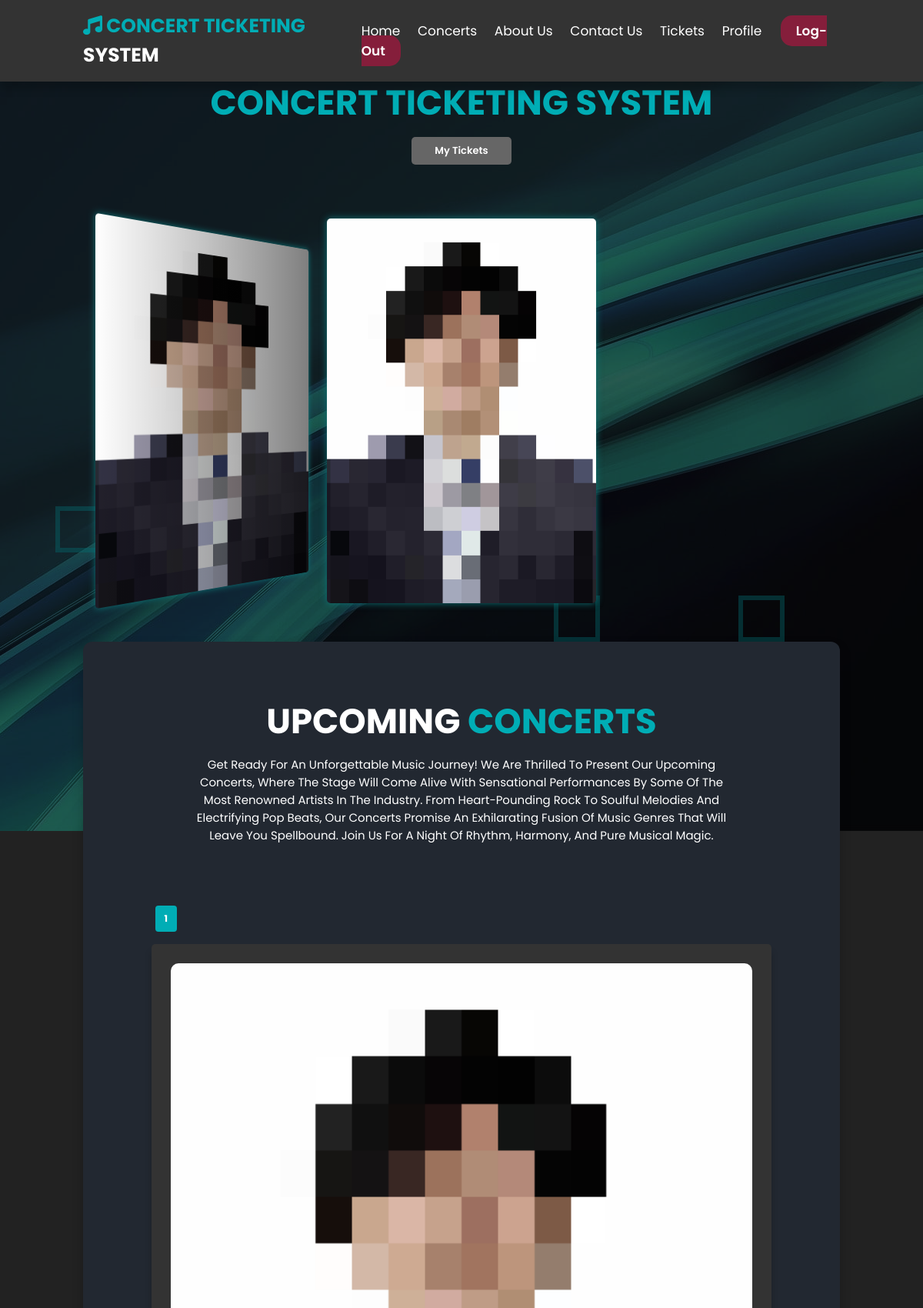
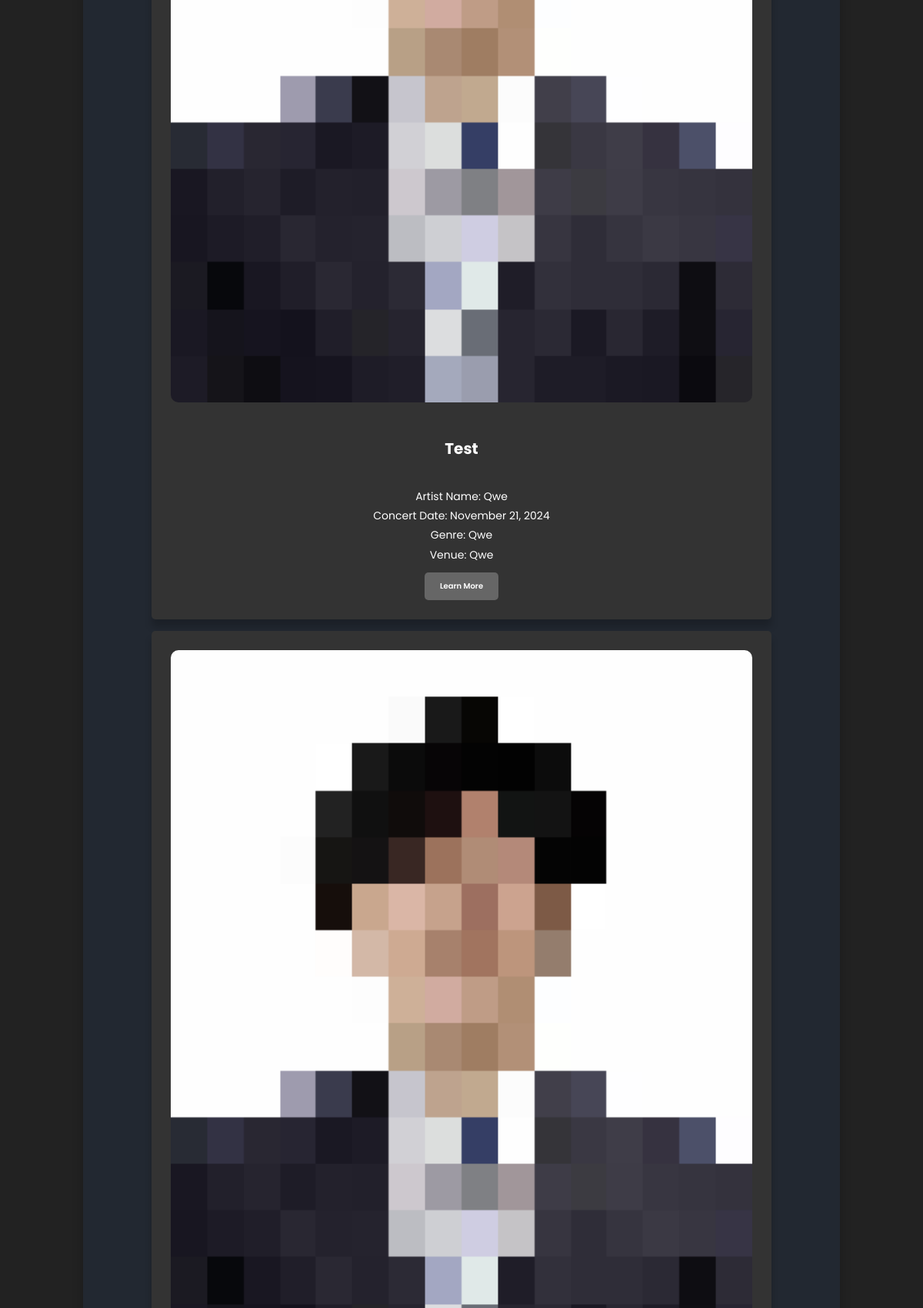
The app's page /home.php (upper part) with its own data (2 pictures, top to bottom).
### tables this page shows
CREATE TABLE IF NOT EXISTS `tblconcert` (
  `concert_id` int NOT NULL AUTO_INCREMENT,
  `concert_name` varchar(100) NOT NULL,
  `concert_date` date NOT NULL,
  `concert_time` time NOT NULL,
  `concert_artist` varchar(50) NOT NULL,
  `concert_desc` text NOT NULL,
  `concert_genre` varchar(20) NOT NULL,
  `concert_venue` varchar(100) NOT NULL,
  `ub_price` decimal(10,2) NOT NULL,
  `lb_price` decimal(10,2) NOT NULL,
  `vip_price` decimal(10,2) NOT NULL,
  `genad_price` decimal(10,2) NOT NULL,
  `concert_contact` varchar(250) NOT NULL,
  `image` varchar(255) NOT NULL,
  PRIMARY KEY (`concert_id`)
);

### home.php (the view, shortened to what this page needs)
<?php
include 'config.php';
$itemsPerPage = 3;
$page = isset($_GET['page']) ? intval($_GET['page']) : 1;
$offset = ($page - 1) * $itemsPerPage;
$sql = "SELECT * FROM tblconcert LIMIT $offset, $itemsPerPage";
$all_concert = $conn->query($sql);
$totalConcerts = $conn->query("SELECT COUNT(*) FROM tblconcert")->fetch_row()[0];
$totalPages = ceil($totalConcerts / $itemsPerPage);
?>
<!DOCTYPE html>
<html lang="en">
<head>
    <link rel="stylesheet" href="https://cdn.jsdelivr.net/npm/swiper@11/swiper-bundle.min.css" />
    <link rel="stylesheet" href="css/homepage.css">
    <link rel="stylesheet" href="https://cdnjs.cloudflare.com/ajax/libs/font-awesome/6.4.2/css/all.min.css">
</head>
<body>
    <header class="header" style="box-shadow:0 10px 10px rgba(0,0,0,.2);">
        <a href="home.php" class="logo">
            <i class="fas fa-music" style="color: #00ADB5;"></i>
            <span style="color:#00ADB5;">CONCERT TICKETING</span> SYSTEM</a>
        <nav class="navbar">
            <a href="#home"></i>Home</a>
            <a href="#concerts">Concerts</a>
            <a href="#about">About Us</a>
            <a href="#contact">Contact Us</a>
            <a href="ticketshistory.php">Tickets</a>
            <a href="update_profile.php"></i> Profile </a>
            <a href="login.php?logout=1 " class="logout">Log-Out</a>
        </nav>
    </header>
    <section class="home" id="home">
        <div class="wrapper">
            <div class="box">
                <div></div>
                <div></div>
                <div></div>
            </div>
        </div>
        <div class="content">
            <h3><span> CONCERT TICKETING SYSTEM</span></h3>
            <a href="ticketshistory.php" class="btn">My Tickets</a>
        </div>
        <div class="swiper mySwiper">
            <div class="swiper-wrapper">
                <?php
                $concerts = $conn->query("SELECT * FROM tblconcert");
                while ($concert = $concerts->fetch_assoc()) {
                    echo '<div class="swiper-slide">';
                    echo '<img src="adminside/uploaded_img/' . $concert["image"] . '" alt="' . $concert["concert_name"] . '">';
                    echo '</div>';
                }
                ?>
            </div>
        </div>
        <section class="con" id="concerts">
            <div class="content2">
                <h3>Upcoming <span>Concerts</span></h3>
                <p class="intro"> Get ready for an unforgettable music journey! We are thrilled to present our upcoming
                    concerts, where the stage will come alive with sensational performances by some of the most renowned
                    artists
                    in the industry. From heart-pounding rock to soulful melodies and electrifying pop beats, our
                    concerts promise
                    an exhilarating fusion of music genres that will leave you spellbound. Join us for a night of
                    rhythm, harmony,
                    and pure musical magic.</p>
            </div>
            <?php
            $startPage = max(1, $page - 2);
            $endPage = min($totalPages, $startPage + 4);
            if ($endPage - $startPage + 1 < 5) {
                $startPage = max(1, $endPage - 4);
            }
            ?>
            <div class="pagination">
                <?php for ($i = $startPage; $i <= $endPage; $i++): ?>
                    <a href="?page=<?php echo $i; ?>" <?php if ($i == $page)
                           echo 'class="active"'; ?>>
                        <?php echo $i; ?>
                    </a>
                <?php endfor; ?>
            </div>
            <br>
            <?php
            while ($row = $all_concert->fetch_assoc()) {
                $concertId = $row["concert_id"];
                $url = 'concert.php?concert_id=' . urlencode($concertId);
                ?>
                <div class="container">
                    <div class="card">
                        <div class="imgBx">
                            <a href="#">
                                <?php echo '<img src="adminside/uploaded_img/' . $row["image"] . '">'; ?>
                                <h2><br>
                                    <?php echo $row["concert_name"]; ?>
                                </h2>
                                <div class="desc">
                                    <p><br>Artist Name:
                                        <?php echo $row["concert_artist"]; ?><br>
                                        Concert Date:
                                        <?php echo date('F j, Y', strtotime($row['concert_date'])); ?><br>
                                        Genre:
                                        <?php echo $row["concert_genre"]; ?> <br>
                                        Venue:
                                        <?php echo $row["concert_venue"]; ?>
                                    </p>
                                </div>
                                <div class="button-container">
                                    <a class="button" href="<?php echo $url; ?>">Learn More</a>
                                </div>
                        </div>
                    </div>
                    <?php
            }
            ?>
            </div>
        </section>
    </section>
</body>

### css/homepage.css (style rules this page uses)
:root { --main-color: #00adb5; }
* { font-family: 'Poppins', sans-serif; margin: 0; padding: 0; box-sizing: border-box; outline: none; border: none; text-decoration: none; text-transform: capitalize; transition: 0.2s linear; }
html { font-size: 62.5%; overflow-x: hidden; scroll-padding-top: 7rem; scroll-behavior: smooth; }
section { padding: 2rem 9%; }
body { padding: 0; background: url(images/bgwave.jpg); background-position: top; background-color: #222; background-blend-mode: soft-light; background-repeat: no-repeat; margin: auto; }
.box div { position: absolute; z-index: -100; opacity: 0.4; width: 60px; height: 60px; background-color: transparent; border: 6px solid #046d72; }
.box div:nth-child(3) { top: 17%; left: 6%; animation: animate 15s linear infinite; }
.box div:nth-child(4) { top: 20%; left: 60%; animation: animate 15s linear infinite; }
.box div:nth-child(10) { top: 20%; left: 80%; animation: animate 5s linear infinite; }
.header { position: fixed; top: 0; left: 0; right: 0; z-index: 10000; background: #333; display: flex; align-items: center; justify-content: space-between; padding: 1.5rem 9%; }
.header .logo { font-weight: bolder; color: #fff; font-size: 2.5rem; }
.header .navbar a { font-size: 1.7rem; color: #fff; margin-right: 2rem; }
.home .content { text-align: center; padding-top: 6rem; margin: 2rem auto; max-width: 70rem; }
.home .content h3 { color: #fff; font-size: 4.5rem; text-transform: uppercase; }
.home .content h3 span { color: var(--main-color); font-size: 4.5rem; text-transform: uppercase; }
.home .content h3 { font-size: 4rem; }
.content { display: flex; flex-direction: column; align-items: center; text-align: center; }
.swiper { padding-top: 50px; padding-bottom: 50px; }
.swiper-slide { overflow: hidden; border-radius: 0.5rem; height: 50rem; width: 35rem; box-shadow: 0 0 10px #0d7377; backface-visibility: hidden; }
.swiper-slide img { object-fit: cover; width: 100%; height: 100%; }
.card { box-shadow: 0 10px 10px rgba(0, 0, 0, 0.2); }
.con .content2 { text-align: center; padding-top: 3rem; margin: 2rem auto; max-width: 70rem; font-size: large; }
.con .container { display: grid; grid-template-columns: repeat(auto-fit, minmax(50%, 1fr)); gap: 1.5rem; margin-bottom: 1.5rem; }
.con .content2 h3 { color: #fff; font-size: 4.5rem; text-transform: uppercase; }
.con .content2 h3 span { color: var(--main-color); font-size: 4.5rem; text-transform: uppercase; }
.con .container .card { border-radius: 0.5rem; background: #333; text-align: center; padding: 2.5rem; }
.con .container .card h2 { font-size: 2rem; color: #fff; padding: 1rem 0; }
.pagination { display: flex; list-style: none; padding: 0; margin-top: 20px; }
.pagination a { margin: 0 5px; padding: 8px 12px; text-decoration: none; background-color: #eee; font-size: larger; font-weight: bold; color: #333; border-radius: 4px; }
.pagination a.active { background-color: #00adb5; color: #fff; }
.imgBx img { max-width: 100%; border-radius: 10px; margin: 0 auto; width: 100%; }
.con .container .card p { font-size: 1.4rem; color: #fff; line-height: 1.8; }
.button { padding: 10px 20px; background: #666; color: #fff; border-radius: 5px; text-decoration: none; font-weight: 600; }
.logout { padding: 8px 20px; background: #ff004867; color: #ffffff; border-radius: 15px; text-decoration: none; font-weight: 600; }
.button-container { display: flex; justify-content: center; align-items: center; margin-top: 10px; }
.intro { text-align: center; font-size: 1.5rem; color: #fff; padding: 1rem 0; display: block; margin-bottom: 10%; }
.con { padding: 2rem 9%; background-color: #222831; border-radius: 12px; box-shadow: 0px 8px 16px 0px rgba(0, 0, 0, 0.2); }
.btn { margin-top: 1rem; display: inline-block; padding: 0.8rem 3rem; border-radius: 0.5rem; background: #666; color: #fff; cursor: pointer; font-weight: 600; font-size: small; }

### records on screen
tblconcert: image (picture), concert_name "Test", concert_artist "Qwe", concert_date "November 21, 2024", concert_genre "Qwe", concert_venue "Qwe"
tblconcert: image (picture)
